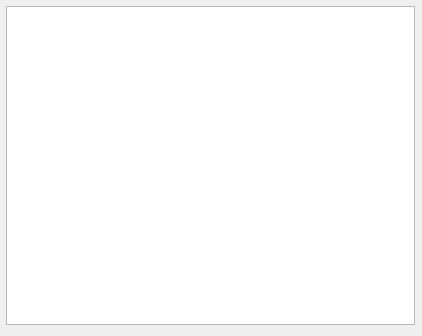
<?xml version="1.0" encoding="UTF-8"?>
<ui version="4.0">
 <class>uiCR</class>
 <widget class="QWidget" name="uiCR">
  <property name="geometry">
   <rect>
    <x>0</x>
    <y>0</y>
    <width>422</width>
    <height>336</height>
   </rect>
  </property>
  <property name="windowTitle">
   <string>PChat</string>
  </property>
  <widget class="QTextEdit" name="txt">
   <property name="geometry">
    <rect>
     <x>6</x>
     <y>6</y>
     <width>409</width>
     <height>319</height>
    </rect>
   </property>
  </widget>
 </widget>
 <resources/>
 <connections/>
</ui>
